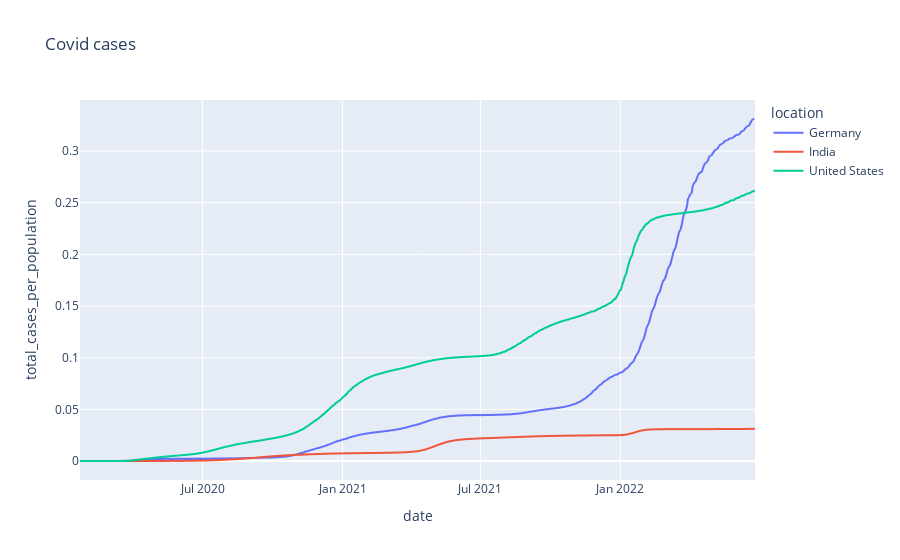

Here is the notebook cell this chart was saved with:
### Code cell
fig = px.line(df_my_list, x="date", y="total_cases_per_population",color = 'location', title='Covid cases')
fig.show()

### Figure 1 — Plotly figure (JSON) as saved in the notebook; plotly's stock layout.template omitted (floating-point values rounded to 4 significant figures; data arrays with more than 128 entries replaced by an {"elided": "..."} marker saying what was removed)
{"data": [{"hovertemplate": "location=Germany<br>date=%{x}<br>total_cases_per_population=%{y}<extra></extra>", "legendgroup": "Germany", "line": {"color": "#636efa", "dash": "solid"}, "marker": {"symbol": "circle"}, "mode": "lines", "name": "Germany", "showlegend": true, "type": "scattergl", "x": {"elided": "883 str values"}, "xaxis": "x", "y": {"elided": "883 float values"}, "yaxis": "y"}, {"hovertemplate": "location=India<br>date=%{x}<br>total_cases_per_population=%{y}<extra></extra>", "legendgroup": "India", "line": {"color": "#EF553B", "dash": "solid"}, "marker": {"symbol": "circle"}, "mode": "lines", "name": "India", "showlegend": true, "type": "scattergl", "x": {"elided": "879 str values"}, "xaxis": "x", "y": {"elided": "879 float values"}, "yaxis": "y"}, {"hovertemplate": "location=United States<br>date=%{x}<br>total_cases_per_population=%{y}<extra></extra>", "legendgroup": "United States", "line": {"color": "#00cc96", "dash": "solid"}, "marker": {"symbol": "circle"}, "mode": "lines", "name": "United States", "showlegend": true, "type": "scattergl", "x": {"elided": "887 str values"}, "xaxis": "x", "y": {"elided": "887 float values"}, "yaxis": "y"}], "layout": {"legend": {"title": {"text": "location"}, "tracegroupgap": 0}, "title": {"text": "Covid cases"}, "xaxis": {"anchor": "y", "domain": [0, 1], "title": {"text": "date"}}, "yaxis": {"anchor": "x", "domain": [0, 1], "title": {"text": "total_cases_per_population"}}}}
